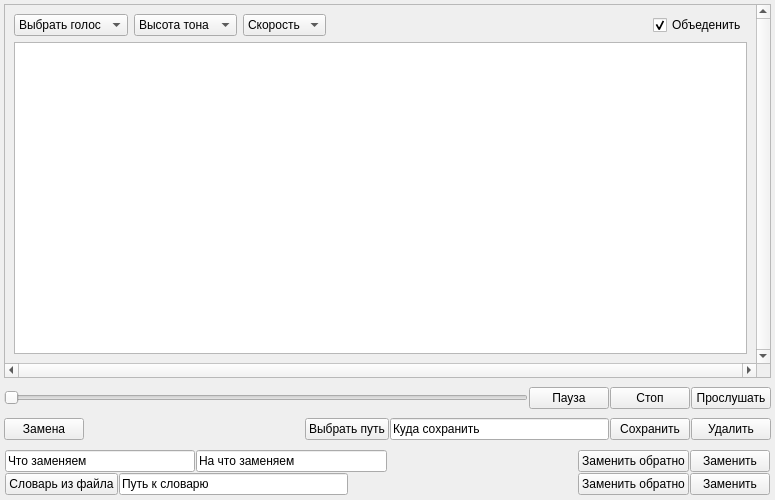
<?xml version="1.0" encoding="UTF-8"?>
<ui version="4.0">
 <class>Form</class>
 <widget class="QWidget" name="Form">
  <property name="windowModality">
   <enum>Qt::NonModal</enum>
  </property>
  <property name="geometry">
   <rect>
    <x>0</x>
    <y>0</y>
    <width>775</width>
    <height>500</height>
   </rect>
  </property>
  <property name="sizePolicy">
   <sizepolicy hsizetype="Expanding" vsizetype="Expanding">
    <horstretch>0</horstretch>
    <verstretch>0</verstretch>
   </sizepolicy>
  </property>
  <property name="minimumSize">
   <size>
    <width>0</width>
    <height>500</height>
   </size>
  </property>
  <property name="windowTitle">
   <string>Form</string>
  </property>
  <layout class="QVBoxLayout" name="verticalLayout_3">
   <property name="spacing">
    <number>1</number>
   </property>
   <property name="leftMargin">
    <number>1</number>
   </property>
   <property name="topMargin">
    <number>1</number>
   </property>
   <property name="rightMargin">
    <number>1</number>
   </property>
   <property name="bottomMargin">
    <number>1</number>
   </property>
   <item>
    <widget class="QWidget" name="widget" native="true">
     <layout class="QVBoxLayout" name="verticalLayout_2">
      <property name="spacing">
       <number>9</number>
      </property>
      <property name="leftMargin">
       <number>3</number>
      </property>
      <property name="topMargin">
       <number>3</number>
      </property>
      <property name="rightMargin">
       <number>3</number>
      </property>
      <property name="bottomMargin">
       <number>3</number>
      </property>
      <item>
       <widget class="QScrollArea" name="scrollArea">
        <property name="enabled">
         <bool>true</bool>
        </property>
        <property name="sizePolicy">
         <sizepolicy hsizetype="Expanding" vsizetype="Expanding">
          <horstretch>0</horstretch>
          <verstretch>0</verstretch>
         </sizepolicy>
        </property>
        <property name="verticalScrollBarPolicy">
         <enum>Qt::ScrollBarAlwaysOn</enum>
        </property>
        <property name="horizontalScrollBarPolicy">
         <enum>Qt::ScrollBarAlwaysOn</enum>
        </property>
        <property name="widgetResizable">
         <bool>true</bool>
        </property>
        <widget class="QWidget" name="scrollAreaWidgetContents">
         <property name="geometry">
          <rect>
           <x>0</x>
           <y>0</y>
           <width>751</width>
           <height>338</height>
          </rect>
         </property>
         <layout class="QVBoxLayout" name="verticalLayout">
          <item>
           <layout class="QHBoxLayout" name="horizontalLayout_2">
            <item>
             <widget class="QComboBox" name="comboBox">
              <item>
               <property name="text">
                <string>Выбрать голос</string>
               </property>
              </item>
             </widget>
            </item>
            <item>
             <widget class="QComboBox" name="comboBox_2">
              <item>
               <property name="text">
                <string>Высота тона</string>
               </property>
              </item>
             </widget>
            </item>
            <item>
             <widget class="QComboBox" name="comboBox_3">
              <item>
               <property name="text">
                <string>Скорость</string>
               </property>
              </item>
             </widget>
            </item>
            <item>
             <spacer name="horizontalSpacer">
              <property name="orientation">
               <enum>Qt::Horizontal</enum>
              </property>
              <property name="sizeHint" stdset="0">
               <size>
                <width>40</width>
                <height>20</height>
               </size>
              </property>
             </spacer>
            </item>
            <item>
             <widget class="QCheckBox" name="checkBox">
              <property name="mouseTracking">
               <bool>true</bool>
              </property>
              <property name="tabletTracking">
               <bool>false</bool>
              </property>
              <property name="text">
               <string>Объеденить</string>
              </property>
              <property name="checkable">
               <bool>true</bool>
              </property>
              <property name="checked">
               <bool>true</bool>
              </property>
              <property name="tristate">
               <bool>false</bool>
              </property>
             </widget>
            </item>
           </layout>
          </item>
          <item>
           <widget class="QTextBrowser" name="txt_browser">
            <property name="readOnly">
             <bool>false</bool>
            </property>
           </widget>
          </item>
         </layout>
        </widget>
       </widget>
      </item>
      <item>
       <layout class="QHBoxLayout" name="horizontalLayout_5">
        <property name="spacing">
         <number>1</number>
        </property>
        <item>
         <widget class="QSlider" name="horizontalSlider">
          <property name="orientation">
           <enum>Qt::Horizontal</enum>
          </property>
         </widget>
        </item>
        <item>
         <widget class="QPushButton" name="delete_audio_4">
          <property name="text">
           <string>Пауза</string>
          </property>
         </widget>
        </item>
        <item>
         <widget class="QPushButton" name="stop_audio_2">
          <property name="text">
           <string>Стоп</string>
          </property>
         </widget>
        </item>
        <item>
         <widget class="QPushButton" name="start_audio_2">
          <property name="text">
           <string>Прослушать</string>
          </property>
         </widget>
        </item>
       </layout>
      </item>
      <item>
       <layout class="QHBoxLayout" name="horizontalLayout_4">
        <property name="spacing">
         <number>1</number>
        </property>
        <item>
         <widget class="QPushButton" name="replace">
          <property name="text">
           <string>Замена</string>
          </property>
         </widget>
        </item>
        <item>
         <spacer name="horizontalSpacer_3">
          <property name="orientation">
           <enum>Qt::Horizontal</enum>
          </property>
          <property name="sizeHint" stdset="0">
           <size>
            <width>40</width>
            <height>20</height>
           </size>
          </property>
         </spacer>
        </item>
        <item>
         <widget class="QPushButton" name="pushButton">
          <property name="text">
           <string>Выбрать путь</string>
          </property>
         </widget>
        </item>
        <item>
         <widget class="QLineEdit" name="lineEdit_3">
          <property name="text">
           <string>Куда сохранить</string>
          </property>
         </widget>
        </item>
        <item>
         <widget class="QPushButton" name="delete_audio_2">
          <property name="text">
           <string>Сохранить</string>
          </property>
         </widget>
        </item>
        <item>
         <widget class="QPushButton" name="delete_audio">
          <property name="text">
           <string>Удалить</string>
          </property>
         </widget>
        </item>
       </layout>
      </item>
      <item>
       <widget class="QWidget" name="widget_replace" native="true">
        <layout class="QVBoxLayout" name="verticalLayout_4">
         <property name="spacing">
          <number>1</number>
         </property>
         <property name="leftMargin">
          <number>1</number>
         </property>
         <property name="topMargin">
          <number>1</number>
         </property>
         <property name="rightMargin">
          <number>1</number>
         </property>
         <property name="bottomMargin">
          <number>1</number>
         </property>
         <item>
          <layout class="QHBoxLayout" name="replace_layout">
           <item>
            <widget class="QLineEdit" name="replace_in">
             <property name="text">
              <string>Что заменяем</string>
             </property>
            </widget>
           </item>
           <item>
            <widget class="QLineEdit" name="replace_out">
             <property name="text">
              <string>На что заменяем</string>
             </property>
            </widget>
           </item>
           <item>
            <spacer name="horizontalSpacer_2">
             <property name="orientation">
              <enum>Qt::Horizontal</enum>
             </property>
             <property name="sizeHint" stdset="0">
              <size>
               <width>40</width>
               <height>20</height>
              </size>
             </property>
            </spacer>
           </item>
           <item>
            <widget class="QPushButton" name="replace_reverse_button">
             <property name="text">
              <string>Заменить обратно</string>
             </property>
            </widget>
           </item>
           <item>
            <widget class="QPushButton" name="replace_button">
             <property name="text">
              <string>Заменить</string>
             </property>
            </widget>
           </item>
          </layout>
         </item>
         <item>
          <layout class="QHBoxLayout" name="replace_layout_2">
           <item>
            <widget class="QPushButton" name="words_patch">
             <property name="text">
              <string>Словарь из файла</string>
             </property>
            </widget>
           </item>
           <item>
            <widget class="QLineEdit" name="path_to_words">
             <property name="text">
              <string>Путь к словарю</string>
             </property>
            </widget>
           </item>
           <item>
            <spacer name="horizontalSpacer_4">
             <property name="orientation">
              <enum>Qt::Horizontal</enum>
             </property>
             <property name="sizeHint" stdset="0">
              <size>
               <width>40</width>
               <height>20</height>
              </size>
             </property>
            </spacer>
           </item>
           <item>
            <widget class="QPushButton" name="replace_revers_words">
             <property name="text">
              <string>Заменить обратно</string>
             </property>
            </widget>
           </item>
           <item>
            <widget class="QPushButton" name="replace_words">
             <property name="text">
              <string>Заменить</string>
             </property>
            </widget>
           </item>
          </layout>
         </item>
        </layout>
       </widget>
      </item>
     </layout>
    </widget>
   </item>
  </layout>
 </widget>
 <resources/>
 <connections/>
</ui>
